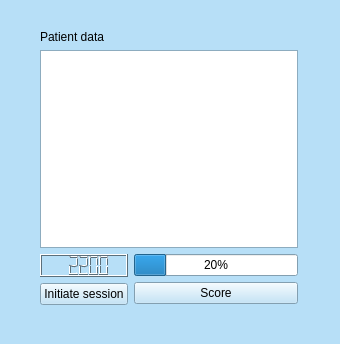
<?xml version="1.0" encoding="UTF-8"?>
<ui version="4.0">
 <class>Form</class>
 <widget class="QWidget" name="Form">
  <property name="geometry">
   <rect>
    <x>0</x>
    <y>0</y>
    <width>340</width>
    <height>344</height>
   </rect>
  </property>
  <property name="palette">
   <palette>
    <active>
     <colorrole role="WindowText">
      <brush brushstyle="SolidPattern">
       <color alpha="255">
        <red>0</red>
        <green>0</green>
        <blue>0</blue>
       </color>
      </brush>
     </colorrole>
     <colorrole role="Button">
      <brush brushstyle="SolidPattern">
       <color alpha="255">
        <red>183</red>
        <green>223</green>
        <blue>247</blue>
       </color>
      </brush>
     </colorrole>
     <colorrole role="Light">
      <brush brushstyle="SolidPattern">
       <color alpha="255">
        <red>255</red>
        <green>255</green>
        <blue>255</blue>
       </color>
      </brush>
     </colorrole>
     <colorrole role="Midlight">
      <brush brushstyle="SolidPattern">
       <color alpha="255">
        <red>219</red>
        <green>239</green>
        <blue>251</blue>
       </color>
      </brush>
     </colorrole>
     <colorrole role="Dark">
      <brush brushstyle="SolidPattern">
       <color alpha="255">
        <red>91</red>
        <green>111</green>
        <blue>123</blue>
       </color>
      </brush>
     </colorrole>
     <colorrole role="Mid">
      <brush brushstyle="SolidPattern">
       <color alpha="255">
        <red>122</red>
        <green>148</green>
        <blue>164</blue>
       </color>
      </brush>
     </colorrole>
     <colorrole role="Text">
      <brush brushstyle="SolidPattern">
       <color alpha="255">
        <red>0</red>
        <green>0</green>
        <blue>0</blue>
       </color>
      </brush>
     </colorrole>
     <colorrole role="BrightText">
      <brush brushstyle="SolidPattern">
       <color alpha="255">
        <red>255</red>
        <green>255</green>
        <blue>255</blue>
       </color>
      </brush>
     </colorrole>
     <colorrole role="ButtonText">
      <brush brushstyle="SolidPattern">
       <color alpha="255">
        <red>0</red>
        <green>0</green>
        <blue>0</blue>
       </color>
      </brush>
     </colorrole>
     <colorrole role="Base">
      <brush brushstyle="SolidPattern">
       <color alpha="255">
        <red>255</red>
        <green>255</green>
        <blue>255</blue>
       </color>
      </brush>
     </colorrole>
     <colorrole role="Window">
      <brush brushstyle="SolidPattern">
       <color alpha="255">
        <red>183</red>
        <green>223</green>
        <blue>247</blue>
       </color>
      </brush>
     </colorrole>
     <colorrole role="Shadow">
      <brush brushstyle="SolidPattern">
       <color alpha="255">
        <red>0</red>
        <green>0</green>
        <blue>0</blue>
       </color>
      </brush>
     </colorrole>
     <colorrole role="AlternateBase">
      <brush brushstyle="SolidPattern">
       <color alpha="255">
        <red>219</red>
        <green>239</green>
        <blue>251</blue>
       </color>
      </brush>
     </colorrole>
     <colorrole role="ToolTipBase">
      <brush brushstyle="SolidPattern">
       <color alpha="255">
        <red>255</red>
        <green>255</green>
        <blue>220</blue>
       </color>
      </brush>
     </colorrole>
     <colorrole role="ToolTipText">
      <brush brushstyle="SolidPattern">
       <color alpha="255">
        <red>0</red>
        <green>0</green>
        <blue>0</blue>
       </color>
      </brush>
     </colorrole>
    </active>
    <inactive>
     <colorrole role="WindowText">
      <brush brushstyle="SolidPattern">
       <color alpha="255">
        <red>0</red>
        <green>0</green>
        <blue>0</blue>
       </color>
      </brush>
     </colorrole>
     <colorrole role="Button">
      <brush brushstyle="SolidPattern">
       <color alpha="255">
        <red>183</red>
        <green>223</green>
        <blue>247</blue>
       </color>
      </brush>
     </colorrole>
     <colorrole role="Light">
      <brush brushstyle="SolidPattern">
       <color alpha="255">
        <red>255</red>
        <green>255</green>
        <blue>255</blue>
       </color>
      </brush>
     </colorrole>
     <colorrole role="Midlight">
      <brush brushstyle="SolidPattern">
       <color alpha="255">
        <red>219</red>
        <green>239</green>
        <blue>251</blue>
       </color>
      </brush>
     </colorrole>
     <colorrole role="Dark">
      <brush brushstyle="SolidPattern">
       <color alpha="255">
        <red>91</red>
        <green>111</green>
        <blue>123</blue>
       </color>
      </brush>
     </colorrole>
     <colorrole role="Mid">
      <brush brushstyle="SolidPattern">
       <color alpha="255">
        <red>122</red>
        <green>148</green>
        <blue>164</blue>
       </color>
      </brush>
     </colorrole>
     <colorrole role="Text">
      <brush brushstyle="SolidPattern">
       <color alpha="255">
        <red>0</red>
        <green>0</green>
        <blue>0</blue>
       </color>
      </brush>
     </colorrole>
     <colorrole role="BrightText">
      <brush brushstyle="SolidPattern">
       <color alpha="255">
        <red>255</red>
        <green>255</green>
        <blue>255</blue>
       </color>
      </brush>
     </colorrole>
     <colorrole role="ButtonText">
      <brush brushstyle="SolidPattern">
       <color alpha="255">
        <red>0</red>
        <green>0</green>
        <blue>0</blue>
       </color>
      </brush>
     </colorrole>
     <colorrole role="Base">
      <brush brushstyle="SolidPattern">
       <color alpha="255">
        <red>255</red>
        <green>255</green>
        <blue>255</blue>
       </color>
      </brush>
     </colorrole>
     <colorrole role="Window">
      <brush brushstyle="SolidPattern">
       <color alpha="255">
        <red>183</red>
        <green>223</green>
        <blue>247</blue>
       </color>
      </brush>
     </colorrole>
     <colorrole role="Shadow">
      <brush brushstyle="SolidPattern">
       <color alpha="255">
        <red>0</red>
        <green>0</green>
        <blue>0</blue>
       </color>
      </brush>
     </colorrole>
     <colorrole role="AlternateBase">
      <brush brushstyle="SolidPattern">
       <color alpha="255">
        <red>219</red>
        <green>239</green>
        <blue>251</blue>
       </color>
      </brush>
     </colorrole>
     <colorrole role="ToolTipBase">
      <brush brushstyle="SolidPattern">
       <color alpha="255">
        <red>255</red>
        <green>255</green>
        <blue>220</blue>
       </color>
      </brush>
     </colorrole>
     <colorrole role="ToolTipText">
      <brush brushstyle="SolidPattern">
       <color alpha="255">
        <red>0</red>
        <green>0</green>
        <blue>0</blue>
       </color>
      </brush>
     </colorrole>
    </inactive>
    <disabled>
     <colorrole role="WindowText">
      <brush brushstyle="SolidPattern">
       <color alpha="255">
        <red>91</red>
        <green>111</green>
        <blue>123</blue>
       </color>
      </brush>
     </colorrole>
     <colorrole role="Button">
      <brush brushstyle="SolidPattern">
       <color alpha="255">
        <red>183</red>
        <green>223</green>
        <blue>247</blue>
       </color>
      </brush>
     </colorrole>
     <colorrole role="Light">
      <brush brushstyle="SolidPattern">
       <color alpha="255">
        <red>255</red>
        <green>255</green>
        <blue>255</blue>
       </color>
      </brush>
     </colorrole>
     <colorrole role="Midlight">
      <brush brushstyle="SolidPattern">
       <color alpha="255">
        <red>219</red>
        <green>239</green>
        <blue>251</blue>
       </color>
      </brush>
     </colorrole>
     <colorrole role="Dark">
      <brush brushstyle="SolidPattern">
       <color alpha="255">
        <red>91</red>
        <green>111</green>
        <blue>123</blue>
       </color>
      </brush>
     </colorrole>
     <colorrole role="Mid">
      <brush brushstyle="SolidPattern">
       <color alpha="255">
        <red>122</red>
        <green>148</green>
        <blue>164</blue>
       </color>
      </brush>
     </colorrole>
     <colorrole role="Text">
      <brush brushstyle="SolidPattern">
       <color alpha="255">
        <red>91</red>
        <green>111</green>
        <blue>123</blue>
       </color>
      </brush>
     </colorrole>
     <colorrole role="BrightText">
      <brush brushstyle="SolidPattern">
       <color alpha="255">
        <red>255</red>
        <green>255</green>
        <blue>255</blue>
       </color>
      </brush>
     </colorrole>
     <colorrole role="ButtonText">
      <brush brushstyle="SolidPattern">
       <color alpha="255">
        <red>91</red>
        <green>111</green>
        <blue>123</blue>
       </color>
      </brush>
     </colorrole>
     <colorrole role="Base">
      <brush brushstyle="SolidPattern">
       <color alpha="255">
        <red>183</red>
        <green>223</green>
        <blue>247</blue>
       </color>
      </brush>
     </colorrole>
     <colorrole role="Window">
      <brush brushstyle="SolidPattern">
       <color alpha="255">
        <red>183</red>
        <green>223</green>
        <blue>247</blue>
       </color>
      </brush>
     </colorrole>
     <colorrole role="Shadow">
      <brush brushstyle="SolidPattern">
       <color alpha="255">
        <red>0</red>
        <green>0</green>
        <blue>0</blue>
       </color>
      </brush>
     </colorrole>
     <colorrole role="AlternateBase">
      <brush brushstyle="SolidPattern">
       <color alpha="255">
        <red>183</red>
        <green>223</green>
        <blue>247</blue>
       </color>
      </brush>
     </colorrole>
     <colorrole role="ToolTipBase">
      <brush brushstyle="SolidPattern">
       <color alpha="255">
        <red>255</red>
        <green>255</green>
        <blue>220</blue>
       </color>
      </brush>
     </colorrole>
     <colorrole role="ToolTipText">
      <brush brushstyle="SolidPattern">
       <color alpha="255">
        <red>0</red>
        <green>0</green>
        <blue>0</blue>
       </color>
      </brush>
     </colorrole>
    </disabled>
   </palette>
  </property>
  <property name="windowTitle">
   <string>Form</string>
  </property>
  <widget class="QWidget" name="">
   <property name="geometry">
    <rect>
     <x>40</x>
     <y>30</y>
     <width>258</width>
     <height>275</height>
    </rect>
   </property>
   <layout class="QGridLayout" name="gridLayout_3">
    <item row="0" column="0">
     <widget class="QLabel" name="label">
      <property name="text">
       <string>Patient data</string>
      </property>
     </widget>
    </item>
    <item row="1" column="0" colspan="2">
     <widget class="QGraphicsView" name="graphicsView"/>
    </item>
    <item row="2" column="0">
     <layout class="QGridLayout" name="gridLayout_2">
      <item row="2" column="0">
       <widget class="QPushButton" name="pushButton">
        <property name="text">
         <string>Initiate session</string>
        </property>
        <property name="default">
         <bool>false</bool>
        </property>
       </widget>
      </item>
      <item row="1" column="0">
       <widget class="QLCDNumber" name="lcdNumber">
        <property name="smallDecimalPoint">
         <bool>false</bool>
        </property>
        <property name="segmentStyle">
         <enum>QLCDNumber::Filled</enum>
        </property>
        <property name="intValue" stdset="0">
         <number>2200</number>
        </property>
       </widget>
      </item>
     </layout>
    </item>
    <item row="2" column="1">
     <layout class="QGridLayout" name="gridLayout">
      <item row="1" column="0">
       <widget class="QPushButton" name="pushButton_2">
        <property name="text">
         <string>Score</string>
        </property>
        <property name="default">
         <bool>false</bool>
        </property>
       </widget>
      </item>
      <item row="0" column="0">
       <widget class="QProgressBar" name="progressBar">
        <property name="maximum">
         <number>100</number>
        </property>
        <property name="value">
         <number>20</number>
        </property>
        <property name="format">
         <string>%p%</string>
        </property>
       </widget>
      </item>
     </layout>
    </item>
   </layout>
  </widget>
  <zorder>pushButton</zorder>
  <zorder>progressBar</zorder>
  <zorder>lcdNumber</zorder>
  <zorder>progressBar</zorder>
  <zorder>pushButton</zorder>
  <zorder>pushButton_2</zorder>
  <zorder>pushButton</zorder>
  <zorder>graphicsView</zorder>
  <zorder>graphicsView</zorder>
 </widget>
 <resources/>
 <connections>
  <connection>
   <sender>pushButton</sender>
   <signal>released()</signal>
   <receiver>pushButton</receiver>
   <slot>animateClick()</slot>
   <hints>
    <hint type="sourcelabel">
     <x>84</x>
     <y>297</y>
    </hint>
    <hint type="destinationlabel">
     <x>120</x>
     <y>294</y>
    </hint>
   </hints>
  </connection>
 </connections>
</ui>
